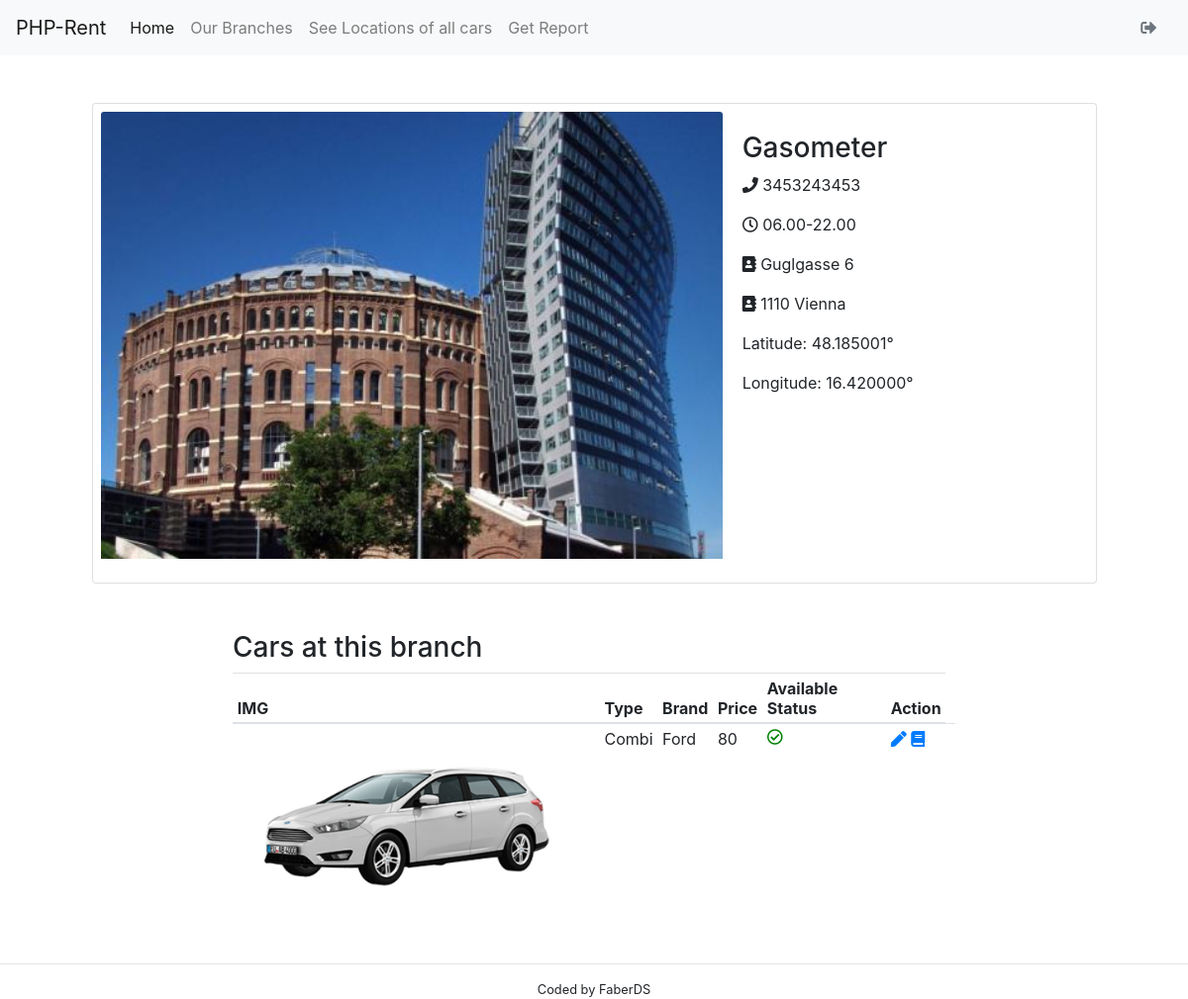
The page /branch_cars.php?loc_id=5 (signed in) on the database its author committed.
### tables this page shows
CREATE TABLE `branch` (
  `id` int(11) NOT NULL,
  `telenr` bigint(20) NOT NULL,
  `fk_branch_address_id` int(11) DEFAULT NULL,
  `fk_location_id` int(11) DEFAULT NULL,
  `opening_hours` varchar(12) DEFAULT NULL,
  `img` text
);

CREATE TABLE `locations` (
  `id` int(11) NOT NULL,
  `lat` float(10,6) DEFAULT NULL,
  `lon` float(10,6) DEFAULT NULL,
  `location` text,
  `branch` enum('true','false') DEFAULT 'false'
);

CREATE TABLE `branch_address` (
  `id` int(11) NOT NULL,
  `zipcode` int(5) NOT NULL,
  `city` varchar(20) NOT NULL,
  `street` varchar(30) DEFAULT NULL,
  `country` varchar(30) DEFAULT NULL
);

CREATE TABLE `cars` (
  `id` int(11) NOT NULL,
  `price` int(10) UNSIGNED NOT NULL,
  `fk_location_id` int(11) DEFAULT NULL,
  `fk_car_description_id` int(11) DEFAULT NULL,
  `type` enum('VAN','SUV','Cabrio','Micro Car','Roadster','Combi','LKW') DEFAULT NULL,
  `brand` varchar(20) DEFAULT NULL,
  `model` varchar(20) DEFAULT NULL,
  `class` enum('Economy','Business','Premium','Luxery') DEFAULT NULL,
  `img` text NOT NULL,
  `available` enum('true','false') DEFAULT NULL
);

### config/pdocon.php (called while the page is built, shortened)
<?php
class Pdocon{
        private $host       = "localhost";
        private $user       = "root";
        private $pass       = "root";
        private $dbnm       = "cr11_denis_schuele_php_car_rental";
        private $dbh;
        private $stmt;
        public function __construct(){
        $dsn ="mysql:host=" . $this->host . "; dbname=" . $this->dbnm;
        $options = array(
            PDO::ATTR_PERSISTENT    => true,
            PDO::ATTR_ERRMODE       => PDO::ERRMODE_EXCEPTION
        );
            try{
                $this->dbh  = new PDO($dsn, $this->user, $this->pass, $options);
            }catch(PDOException $error){
                $this->errmsg = $error->getMessage();
                echo $this->errmsg;
            }
        }
        public function query($query){
            $this->stmt = $this->dbh->prepare($query);
        }
        public function execute(){
          return $this->stmt->execute();
        }
        public function fetchMultiple(){
        $this->execute();
        return $this->stmt->fetchAll(PDO::FETCH_ASSOC);
        }
        public function fetchSingle(){
        $this->execute();
        return $this->stmt->fetch(PDO::FETCH_ASSOC);
        }
}
?>

### branch_cars.php (the view, shortened to what this page needs)
<?php
    include('includes/header.php');
    include('config/pdocon.php');
    $db = new Pdocon;
    $db2 = new Pdocon;
    if(isset($_GET['loc_id'])){
        $location_id = $_GET['loc_id'];
    }
     $db->query("SELECT `cars`.`type`, `cars`.`available`, `cars`.`brand`, `cars`.`price`, `cars`.`img` FROM `cars`
                WHERE `cars`.`fk_location_id` = $location_id");
    $db2->query("SELECT `branch`.`img`, `branch_address`.`city`, `locations`.`location`, `locations`.`lat`, `locations`.`lon`, `branch_address`.`zipcode`, `branch_address`.`street`, `branch`.`opening_hours`,`branch`.`telenr`  FROM `branch`
                LEFT JOIN  `branch_address` ON `branch`.`fk_branch_address_id`= `branch_address`.`id`
                LEFT JOIN  `locations` ON `branch`.`fk_location_id`= `locations`.`id`
                WHERE `branch`.`fk_location_id` = $location_id");
    $rows = $db->fetchMultiple();
    $branch = $db2->fetchSingle();
?>
    <div class="container">
        <div class="row">
            <div class="col-md-11 col-sm-11 mx-auto mt-5">
                    <div class="card" style="width: 100%;">
                        <div class="card-content p-2 d-flex flex-row" style="width: 50% max-width: 100%;">
                        <img class="card-img-top" src="img/branch_img/<?= $branch['img']; ?>" alt="<?= $branch['location'];?> image" >
                            <div class="card-body " style="width: 50%">
                                <h3 class="card-text"><?= $branch['location'];?></h3>
                                <p class="card-text"><i class="fas fa-phone"></i>  <span><?= $branch['telenr'];?></span></p>
                                <p class="card-text"><i class="far fa-clock"></i>  <span><?= $branch['opening_hours'];?></span></p>
                                <p class="card-text"><i class="fas fa-address-book"></i>   <span><?= $branch['street'];?></span></p>
                                <p class="card-text"><i class="fas fa-address-book"></i>   <span><?= $branch['zipcode']." ".$branch['city'];;?></span></p>
                                <p class="card-text">Latitude: <span><?= $branch['lat'];?>°</span></p>
                                <p class="card-text">Longitude: <span><?= $branch['lon'];?>°</span></p>
                            </div>
                            <div class="card-body d-flex d-flex-reverse" style="width: 100%%">
                            </div>
                        </div>
                        <div class="p-2" id="map"></div>
                    </div>
            </div>
            <div class="col-md-8 col-sm-12 mx-auto mt-5">
                <h3>Cars at this branch</h3>
                <div class="table-responsive">
                    <table class="table table-sm">
                        <thead>
                            <tr>
                            <th scope="col">IMG</th>
                            <th scope="col">Type</th>
                            <th scope="col">Brand</th>
                            <th scope="col">Price</th>
                            <th scope="col">Available Status</th>
                            <th scope="col">Action</th>
                            </tr>
                        </thead>
                        <tbody>
                            <?php
                                foreach($rows as $row) :
                            ?>
                            <tr>
                                <th scope="row"><img src="img/car_img/<?= $row['img'] ?>" alt="" style="width: 100%" ></th>
                                <td><?= $row['type'] ?></td>
                                <td><?= $row['brand'] ?></td>
                                <td><?= $row['price'] ?></td>
                                <td><span class="<?= $row['available'];?>">
                                                        <?php
                                                            if($row['available'] == 'true'){
                                                                echo "<i class='far fa-check-circle'></i>";
                                                            } else {
                                                                echo "<i class='fas fa-times-circle'></i>";
                                                            }
                                                        ?>
                                                    </span></td>
                                <td class="text-dark"><a href="#"><i class="fas fa-pen"></i></a>          <a href="#"><i class="fas fa-book"></i></a>  </td>
                                <td></td>
                            </tr>
                            <?php
                                endforeach ;
                            ?>
                        </tbody>
                        </table>
                    </div>
            </div>
        </div>
    </div>
<?php
    include("includes/footer.php");
?>

### css/style.css (style rules this page uses)
.true i { color: green; }
#map { height: 30%; }

### rows shown on the page
branch: img (picture), fk_location.location "Gasometer", telenr "3453243453", opening_hours "06.00-22.00", fk_branch_address.street "Guglgasse 6", fk_branch_address.zipcode "1110", fk_branch_address.city "Vienna", fk_location.lat "48.185001", fk_location.lon "16.420000"
cars: img (picture), type "Combi", brand "Ford", price "80", available "true" (drawn)
